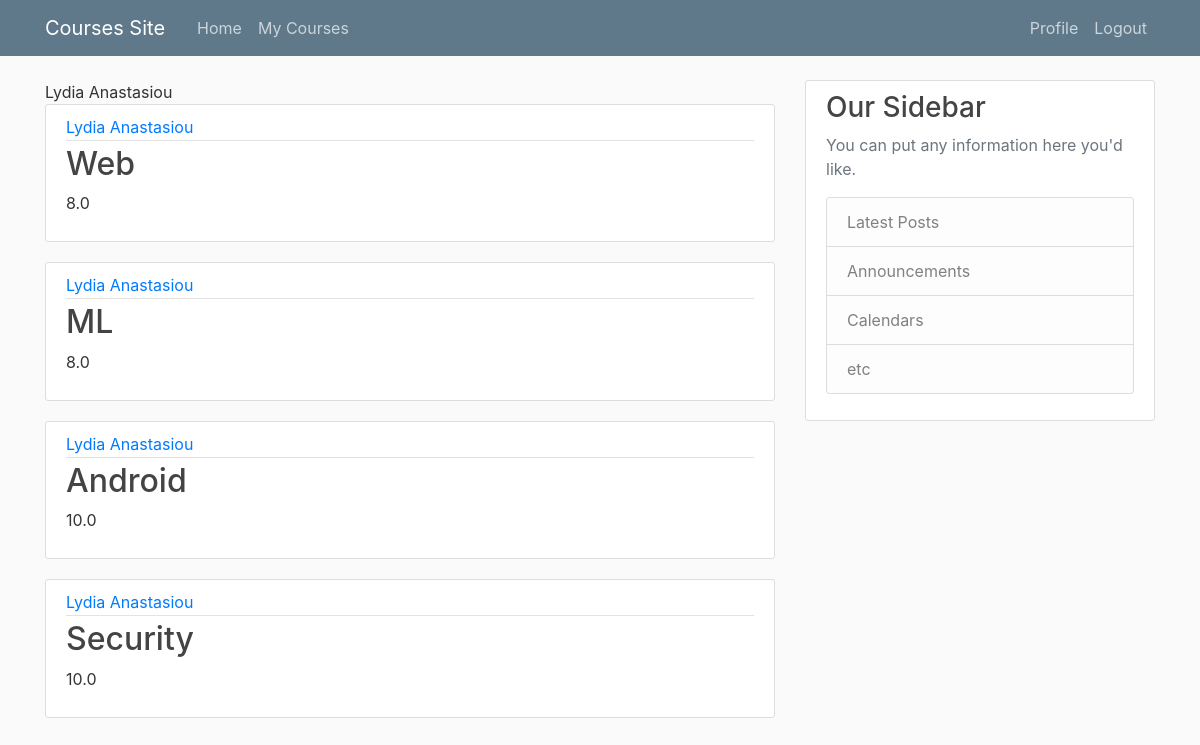
/my_courses (signed in), run on the app's committed database.
### courses/models.py (models this page shows, shortened)
class User(db.Model, UserMixin):
    id = db.Column(db.Integer, primary_key=True)
    name = db.Column(db.String(100), nullable=False)
    email = db.Column(db.String(120), unique=True, nullable=False)
    password = db.Column(db.String(60), nullable=False)
    enrolments = db.relationship('Enrolments', backref='user', lazy=True)
    role_id = db.Column(db.Integer, nullable=False)

class Enrolments(db.Model):
    id = db.Column(db.Integer, primary_key=True)
    grade = db.Column(db.Float, nullable=False)
    student_id = db.Column(db.Integer, db.ForeignKey("user.id"), nullable=False)
    course_id = db.Column(db.Integer, db.ForeignKey("course.id"), nullable=False)
    professor_id = db.Column(db.Integer, db.ForeignKey('professor.id'), nullable=False)

class Course(db.Model):
    id = db.Column(db.Integer, primary_key=True)
    title = db.Column(db.String(50), nullable=False)
    semester = db.Column(db.Integer, nullable=False)
    professor = db.relationship('Professor', backref='course', uselist=False)
    enrolments = db.relationship('Enrolments', backref='course', lazy=True)

### courses/routes.py (the view)
@app.route("/my_courses")
@login_required
def my_courses():
        user = User.query.filter_by(name=current_user.name).first()
        grades = Enrolments.query.filter_by(user=user)
        return render_template('my_courses.html', title='Profile', user=user, grades=grades)

### courses/models.py (called while the page is built)
@login_manager.user_loader
def load_user(user_id):
    return User.query.get(int(user_id))

### courses/templates/my_courses.html
{% extends "layout.html" %}
{% block content %}
{{ current_user.name }}
  {% for grade in grades %}
      <article class="media content-section">
        <div class="media-body">
          <div class="article-metadata">
            <a class="mr-2" href="#">{{ grade.user.name }}</a>
          </div>
          <h2><a class="article-title" href="#">{{ grade.course.title }}</a></h2>
          <p class="article-content">{{ grade.grade }}</p>
        </div>
      </article>
  {% endfor %}
{% endblock content %}

### courses/static/main.css (style rules this page uses)
body { background: #fafafa; color: #333333; margin-top: 5rem; }
h1, h2, h3, h4, h5, h6 { color: #444444; }
.content-section { background: #ffffff; padding: 10px 20px; border: 1px solid #dddddd; border-radius: 3px; margin-bottom: 20px; }
.article-title { color: #444444; }
.article-content { white-space: pre-line; }
.article-metadata { padding-bottom: 1px; margin-bottom: 4px; border-bottom: 1px solid #e3e3e3 }

### data on the page
User: name "Lydia Anastasiou"
Enrolments: user.name "Lydia Anastasiou", course "Web", grade "8.0"
Enrolments: user.name "Lydia Anastasiou", course "ML", grade "8.0"
Enrolments: user.name "Lydia Anastasiou", course "Android", grade "10.0"
Enrolments: user.name "Lydia Anastasiou", course "Security", grade "10.0"
